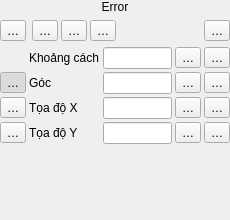
<?xml version="1.0" encoding="UTF-8"?>
<ui version="4.0">
 <class>QgsAdvancedDigitizingDockWidgetBase</class>
 <widget class="QgsDockWidget" name="QgsAdvancedDigitizingDockWidgetBase">
  <property name="geometry">
   <rect>
    <x>0</x>
    <y>0</y>
    <width>230</width>
    <height>220</height>
   </rect>
  </property>
  <property name="maximumSize">
   <size>
    <width>524287</width>
    <height>220</height>
   </size>
  </property>
  <property name="windowTitle">
   <string>Advanced Digitizing</string>
  </property>
  <widget class="QWidget" name="dockWidgetContents">
   <layout class="QGridLayout" name="gridLayout">
    <property name="leftMargin">
     <number>0</number>
    </property>
    <property name="topMargin">
     <number>0</number>
    </property>
    <property name="rightMargin">
     <number>0</number>
    </property>
    <property name="bottomMargin">
     <number>0</number>
    </property>
    <item row="0" column="0">
     <layout class="QVBoxLayout" name="mLayout">
      <item>
       <widget class="QLabel" name="mErrorLabel">
        <property name="sizePolicy">
         <sizepolicy hsizetype="MinimumExpanding" vsizetype="MinimumExpanding">
          <horstretch>0</horstretch>
          <verstretch>0</verstretch>
         </sizepolicy>
        </property>
        <property name="text">
         <string>Error</string>
        </property>
        <property name="alignment">
         <set>Qt::AlignCenter</set>
        </property>
        <property name="wordWrap">
         <bool>true</bool>
        </property>
       </widget>
      </item>
      <item>
       <widget class="QWidget" name="mCadWidget" native="true">
        <layout class="QVBoxLayout" name="verticalLayout">
         <property name="leftMargin">
          <number>0</number>
         </property>
         <property name="topMargin">
          <number>0</number>
         </property>
         <property name="rightMargin">
          <number>0</number>
         </property>
         <property name="bottomMargin">
          <number>0</number>
         </property>
         <item>
          <layout class="QHBoxLayout" name="mButtonsLayout">
           <item>
            <widget class="QToolButton" name="mEnabledButton">
             <property name="toolTip">
              <string>&lt;html&gt;&lt;head/&gt;&lt;body&gt;&lt;p&gt;&lt;br/&gt;&lt;/p&gt;&lt;/body&gt;&lt;/html&gt;</string>
             </property>
             <property name="text">
              <string>…</string>
             </property>
             <property name="iconSize">
              <size>
               <width>24</width>
               <height>24</height>
              </size>
             </property>
             <property name="checkable">
              <bool>true</bool>
             </property>
            </widget>
           </item>
           <item>
            <widget class="QWidget" name="mCadButtons" native="true">
             <property name="sizePolicy">
              <sizepolicy hsizetype="MinimumExpanding" vsizetype="Preferred">
               <horstretch>0</horstretch>
               <verstretch>0</verstretch>
              </sizepolicy>
             </property>
             <layout class="QGridLayout" name="gridLayout_2">
              <property name="leftMargin">
               <number>0</number>
              </property>
              <property name="topMargin">
               <number>0</number>
              </property>
              <property name="rightMargin">
               <number>0</number>
              </property>
              <property name="bottomMargin">
               <number>0</number>
              </property>
              <property name="spacing">
               <number>3</number>
              </property>
              <item row="0" column="2">
               <widget class="QToolButton" name="mParallelButton">
                <property name="toolTip">
                 <string/>
                </property>
                <property name="text">
                 <string>…</string>
                </property>
                <property name="icon">
                 <iconset>
                  <normaloff>:/images/themes/default/cadtools/parallel.svg</normaloff>:/images/themes/default/cadtools/parallel.svg</iconset>
                </property>
                <property name="iconSize">
                 <size>
                  <width>24</width>
                  <height>24</height>
                 </size>
                </property>
                <property name="checkable">
                 <bool>true</bool>
                </property>
               </widget>
              </item>
              <item row="0" column="1">
               <widget class="QToolButton" name="mPerpendicularButton">
                <property name="toolTip">
                 <string/>
                </property>
                <property name="text">
                 <string>…</string>
                </property>
                <property name="icon">
                 <iconset>
                  <normaloff>:/images/themes/default/cadtools/perpendicular.svg</normaloff>:/images/themes/default/cadtools/perpendicular.svg</iconset>
                </property>
                <property name="iconSize">
                 <size>
                  <width>24</width>
                  <height>24</height>
                 </size>
                </property>
                <property name="checkable">
                 <bool>true</bool>
                </property>
               </widget>
              </item>
              <item row="0" column="0">
               <widget class="QToolButton" name="mConstructionModeButton">
                <property name="toolTip">
                 <string/>
                </property>
                <property name="text">
                 <string>…</string>
                </property>
                <property name="icon">
                 <iconset>
                  <normaloff>:/images/themes/default/cadtools/construction.svg</normaloff>:/images/themes/default/cadtools/construction.svg</iconset>
                </property>
                <property name="iconSize">
                 <size>
                  <width>24</width>
                  <height>24</height>
                 </size>
                </property>
                <property name="checkable">
                 <bool>true</bool>
                </property>
               </widget>
              </item>
              <item row="0" column="3">
               <spacer name="horizontalSpacer">
                <property name="orientation">
                 <enum>Qt::Horizontal</enum>
                </property>
                <property name="sizeHint" stdset="0">
                 <size>
                  <width>40</width>
                  <height>20</height>
                 </size>
                </property>
               </spacer>
              </item>
              <item row="0" column="4">
               <widget class="QToolButton" name="mSettingsButton">
                <property name="text">
                 <string>…</string>
                </property>
                <property name="icon">
                 <iconset>
                  <normaloff>:/images/themes/default/propertyicons/settings.svg</normaloff>:/images/themes/default/propertyicons/settings.svg</iconset>
                </property>
                <property name="popupMode">
                 <enum>QToolButton::InstantPopup</enum>
                </property>
               </widget>
              </item>
             </layout>
            </widget>
           </item>
          </layout>
         </item>
         <item>
          <widget class="QWidget" name="mInputWidgets" native="true">
           <layout class="QGridLayout" name="mInputLayout">
            <property name="leftMargin">
             <number>0</number>
            </property>
            <property name="topMargin">
             <number>0</number>
            </property>
            <property name="rightMargin">
             <number>0</number>
            </property>
            <property name="bottomMargin">
             <number>0</number>
            </property>
            <property name="spacing">
             <number>3</number>
            </property>
            <item row="3" column="2">
             <widget class="QLineEdit" name="mYLineEdit">
              <property name="toolTip">
               <string/>
              </property>
             </widget>
            </item>
            <item row="3" column="3">
             <widget class="QToolButton" name="mLockYButton">
              <property name="toolTip">
               <string/>
              </property>
              <property name="text">
               <string>…</string>
              </property>
              <property name="icon">
               <iconset>
                <normaloff>:/images/themes/default/cadtools/lock.svg</normaloff>:/images/themes/default/cadtools/lock.svg</iconset>
              </property>
              <property name="checkable">
               <bool>true</bool>
              </property>
             </widget>
            </item>
            <item row="2" column="3">
             <widget class="QToolButton" name="mLockXButton">
              <property name="toolTip">
               <string/>
              </property>
              <property name="text">
               <string>…</string>
              </property>
              <property name="icon">
               <iconset>
                <normaloff>:/images/themes/default/cadtools/lock.svg</normaloff>:/images/themes/default/cadtools/lock.svg</iconset>
              </property>
              <property name="checkable">
               <bool>true</bool>
              </property>
             </widget>
            </item>
            <item row="3" column="0">
             <widget class="QToolButton" name="mRelativeYButton">
              <property name="toolTip">
               <string/>
              </property>
              <property name="text">
               <string>…</string>
              </property>
              <property name="icon">
               <iconset>
                <normaloff>:/images/themes/default/cadtools/delta.svg</normaloff>:/images/themes/default/cadtools/delta.svg</iconset>
              </property>
              <property name="checkable">
               <bool>true</bool>
              </property>
             </widget>
            </item>
            <item row="1" column="3">
             <widget class="QToolButton" name="mLockAngleButton">
              <property name="toolTip">
               <string/>
              </property>
              <property name="text">
               <string>…</string>
              </property>
              <property name="icon">
               <iconset>
                <normaloff>:/images/themes/default/cadtools/lock.svg</normaloff>:/images/themes/default/cadtools/lock.svg</iconset>
              </property>
              <property name="checkable">
               <bool>true</bool>
              </property>
             </widget>
            </item>
            <item row="2" column="2">
             <widget class="QLineEdit" name="mXLineEdit">
              <property name="toolTip">
               <string/>
              </property>
             </widget>
            </item>
            <item row="1" column="1">
             <widget class="QLabel" name="label_2">
              <property name="text">
               <string>Góc</string>
              </property>
             </widget>
            </item>
            <item row="1" column="0">
             <widget class="QToolButton" name="mRelativeAngleButton">
              <property name="toolTip">
               <string/>
              </property>
              <property name="text">
               <string>…</string>
              </property>
              <property name="icon">
               <iconset>
                <normaloff>:/images/themes/default/cadtools/delta.svg</normaloff>:/images/themes/default/cadtools/delta.svg</iconset>
              </property>
              <property name="checkable">
               <bool>true</bool>
              </property>
              <property name="checked">
               <bool>true</bool>
              </property>
             </widget>
            </item>
            <item row="1" column="2">
             <widget class="QLineEdit" name="mAngleLineEdit">
              <property name="toolTip">
               <string/>
              </property>
             </widget>
            </item>
            <item row="2" column="1">
             <widget class="QLabel" name="label_3">
              <property name="text">
               <string>Tọa độ X</string>
              </property>
             </widget>
            </item>
            <item row="0" column="1">
             <widget class="QLabel" name="label">
              <property name="text">
               <string>Khoảng cách</string>
              </property>
             </widget>
            </item>
            <item row="0" column="3">
             <widget class="QToolButton" name="mLockDistanceButton">
              <property name="toolTip">
               <string/>
              </property>
              <property name="text">
               <string>…</string>
              </property>
              <property name="icon">
               <iconset>
                <normaloff>:/images/themes/default/cadtools/lock.svg</normaloff>:/images/themes/default/cadtools/lock.svg</iconset>
              </property>
              <property name="checkable">
               <bool>true</bool>
              </property>
             </widget>
            </item>
            <item row="0" column="2">
             <widget class="QLineEdit" name="mDistanceLineEdit">
              <property name="toolTip">
               <string/>
              </property>
             </widget>
            </item>
            <item row="2" column="0">
             <widget class="QToolButton" name="mRelativeXButton">
              <property name="toolTip">
               <string/>
              </property>
              <property name="text">
               <string>…</string>
              </property>
              <property name="icon">
               <iconset>
                <normaloff>:/images/themes/default/cadtools/delta.svg</normaloff>:/images/themes/default/cadtools/delta.svg</iconset>
              </property>
              <property name="checkable">
               <bool>true</bool>
              </property>
             </widget>
            </item>
            <item row="0" column="4">
             <widget class="QToolButton" name="mRepeatingLockDistanceButton">
              <property name="toolTip">
               <string/>
              </property>
              <property name="text">
               <string>…</string>
              </property>
              <property name="icon">
               <iconset>
                <normaloff>:/images/themes/default/locked_repeating.svg</normaloff>:/images/themes/default/locked_repeating.svg</iconset>
              </property>
              <property name="checkable">
               <bool>true</bool>
              </property>
             </widget>
            </item>
            <item row="1" column="4">
             <widget class="QToolButton" name="mRepeatingLockAngleButton">
              <property name="toolTip">
               <string/>
              </property>
              <property name="text">
               <string>…</string>
              </property>
              <property name="icon">
               <iconset>
                <normaloff>:/images/themes/default/locked_repeating.svg</normaloff>:/images/themes/default/locked_repeating.svg</iconset>
              </property>
              <property name="checkable">
               <bool>true</bool>
              </property>
             </widget>
            </item>
            <item row="2" column="4">
             <widget class="QToolButton" name="mRepeatingLockXButton">
              <property name="toolTip">
               <string/>
              </property>
              <property name="text">
               <string>…</string>
              </property>
              <property name="icon">
               <iconset>
                <normaloff>:/images/themes/default/locked_repeating.svg</normaloff>:/images/themes/default/locked_repeating.svg</iconset>
              </property>
              <property name="checkable">
               <bool>true</bool>
              </property>
             </widget>
            </item>
            <item row="3" column="4">
             <widget class="QToolButton" name="mRepeatingLockYButton">
              <property name="toolTip">
               <string/>
              </property>
              <property name="text">
               <string>…</string>
              </property>
              <property name="icon">
               <iconset>
                <normaloff>:/images/themes/default/locked_repeating.svg</normaloff>:/images/themes/default/locked_repeating.svg</iconset>
              </property>
              <property name="checkable">
               <bool>true</bool>
              </property>
             </widget>
            </item>
            <item row="3" column="1">
             <widget class="QLabel" name="label_4">
              <property name="text">
               <string>Tọa độ Y</string>
              </property>
             </widget>
            </item>
           </layout>
          </widget>
         </item>
        </layout>
       </widget>
      </item>
     </layout>
    </item>
    <item row="1" column="0">
     <spacer name="verticalSpacer">
      <property name="orientation">
       <enum>Qt::Vertical</enum>
      </property>
      <property name="sizeHint" stdset="0">
       <size>
        <width>20</width>
        <height>40</height>
       </size>
      </property>
     </spacer>
    </item>
   </layout>
  </widget>
 </widget>
 <customwidgets>
  <customwidget>
   <class>QgsDockWidget</class>
   <extends>QDockWidget</extends>
   <header>qgsdockwidget.h</header>
   <container>1</container>
  </customwidget>
 </customwidgets>
 <tabstops>
  <tabstop>mEnabledButton</tabstop>
  <tabstop>mConstructionModeButton</tabstop>
  <tabstop>mPerpendicularButton</tabstop>
  <tabstop>mParallelButton</tabstop>
  <tabstop>mSettingsButton</tabstop>
  <tabstop>mDistanceLineEdit</tabstop>
  <tabstop>mLockDistanceButton</tabstop>
  <tabstop>mRepeatingLockDistanceButton</tabstop>
  <tabstop>mRelativeAngleButton</tabstop>
  <tabstop>mAngleLineEdit</tabstop>
  <tabstop>mLockAngleButton</tabstop>
  <tabstop>mRepeatingLockAngleButton</tabstop>
  <tabstop>mRelativeXButton</tabstop>
  <tabstop>mXLineEdit</tabstop>
  <tabstop>mLockXButton</tabstop>
  <tabstop>mRepeatingLockXButton</tabstop>
  <tabstop>mRelativeYButton</tabstop>
  <tabstop>mYLineEdit</tabstop>
  <tabstop>mLockYButton</tabstop>
  <tabstop>mRepeatingLockYButton</tabstop>
 </tabstops>
 <resources>
  <include location="images.qrc"/>
 </resources>
 <connections/>
</ui>
